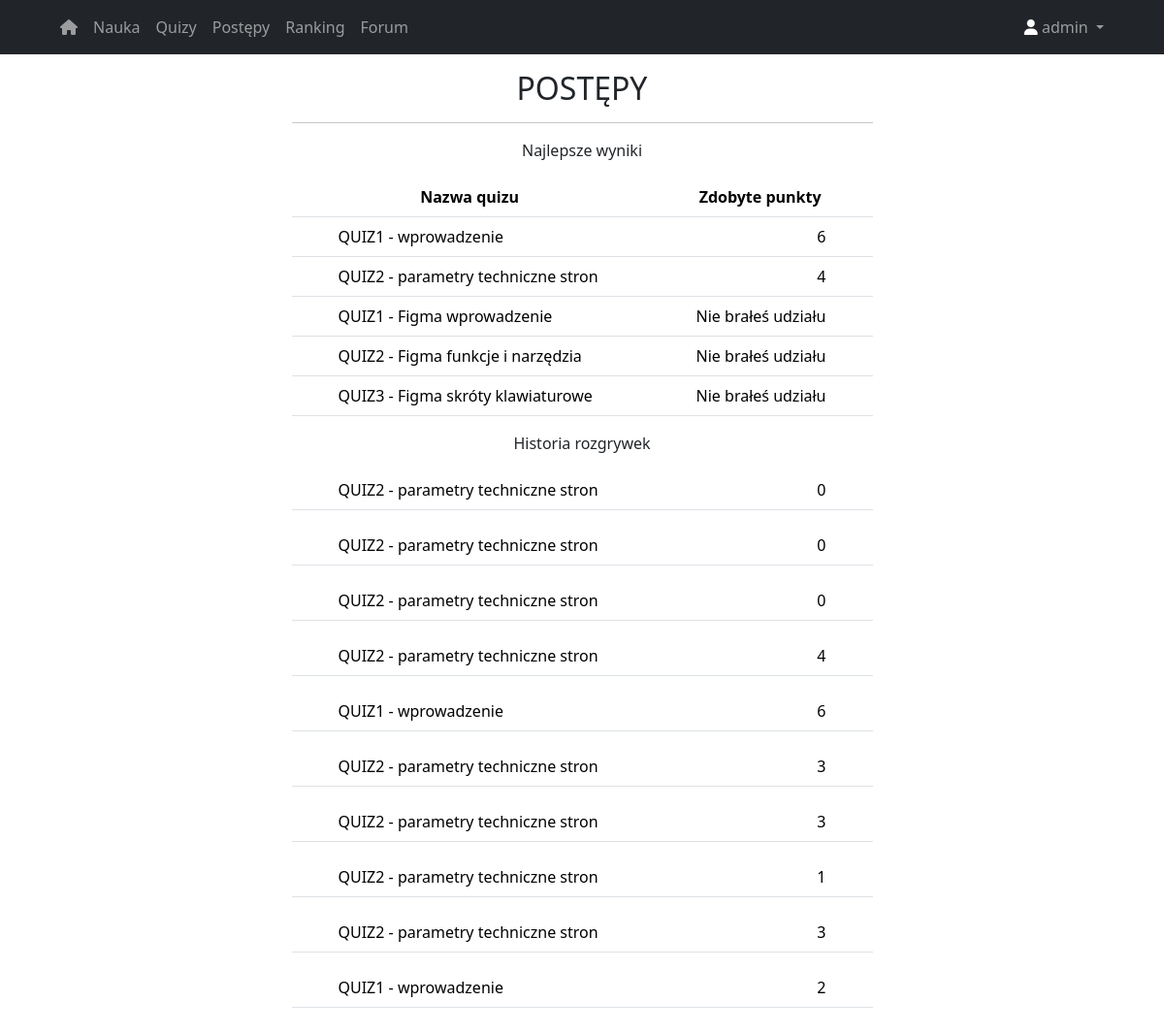
Page /progress (signed in) on the committed database.
### website/models.py (models this page shows)
class User(db.Model, UserMixin):
    id = db.Column(db.Integer, primary_key=True)
    email = db.Column(db.String(150), unique = True, nullable=False)
    password = db.Column(db.String(150), nullable=False)
    first_name = db.Column(db.String(150), unique=True, nullable=False)
    points = db.relationship('Points')
    notes = db.relationship('Note')
    ranks = db.relationship('Rank')

class Points(db.Model):
    id = db.Column(db.Integer, primary_key=True)
    data = db.Column(db.String(100))
    points=db.Column(db.Integer)
    user_id = db.Column(db.Integer, db.ForeignKey('user.id'))

### website/auth.py (the view)
@auth.route('/progress')
@login_required
def progress():
    CU_name=current_user.first_name
    x=None
    tt1=Points.query.filter_by(data='QUIZ1 - wprowadzenie').join(User).filter_by(first_name=CU_name).order_by(Points.points.desc()).first() ###tutaj skopiować
    if (tt1==x):###
        tt1='Nie brałeś udziału'###
    else:###
        tt1=tt1.points###
    tt2=Points.query.filter_by(data='QUIZ2 - parametry techniczne stron').join(User).filter_by(first_name=CU_name).order_by(Points.points.desc()).first()
    if (tt2==x):
        tt2='Nie brałeś udziału'
    else:
        tt2=tt2.points
    tt3 = Points.query.filter_by(data='QUIZ1 - Figma wprowadzenie').join(User).filter_by(
        first_name=CU_name).order_by(Points.points.desc()).first()
    if (tt3 == x):
        tt3 = 'Nie brałeś udziału'
    else:
        tt3 = tt3.points
    tt4 = Points.query.filter_by(data='QUIZ2 - Figma funkcje i narzędzia').join(User).filter_by(
        first_name=CU_name).order_by(Points.points.desc()).first()
    if (tt4 == x):
        tt4 = 'Nie brałeś udziału'
    else:
        tt4 = tt4.points
    tt5 = Points.query.filter_by(data='QUIZ3 - Figma skróty klawiaturowe').join(User).filter_by(
        first_name=CU_name).order_by(Points.points.desc()).first()
    if (tt5 == x):
        tt5 = 'Nie brałeś udziału'
    else:
        tt5 = tt5.points
    lista_braku_udzialu_INT=[]
    lista_braku_udzialu=[tt1,tt2,tt3,tt4,tt5] ###tutaj zmienić
    for i in range(len(lista_braku_udzialu)):
        if lista_braku_udzialu[i] == 'Nie brałeś udziału':
            lista_braku_udzialu[i] = 0
    for element in lista_braku_udzialu:
        lista_braku_udzialu_INT.append(int(element))
    suma = sum(lista_braku_udzialu_INT)
    if Rank.query.filter_by(name=CU_name).first()==None:
        new_rank = Rank(name=current_user.first_name, rank_points=suma)  # Provide the user_id
        db.session.add(new_rank)
        db.session.commit()
    else:
        Rank.query.filter_by(name=CU_name).update({Rank.rank_points: suma})
        db.session.commit()
    return render_template('progress.html',tt1=tt1,tt2=tt2,tt3=tt3,tt4=tt4,tt5=tt5, user=current_user)###tutaj pododawać

### website/__init__.py (called while the page is built)
def create_app():
    app = Flask(__name__)
    app.config['SECRET_KEY'] = 'hjshjhdjah kjshkjdhjs'
    app.config['SQLALCHEMY_DATABASE_URI'] = f'sqlite:///{DB_NAME}'
    db.init_app(app)
    from .auth import auth
    app.register_blueprint(auth, url_prefix='/')
    from .models import User
    with app.app_context():
        db.create_all()
    login_manager = LoginManager()
    login_manager.login_view = 'auth.login'
    login_manager.init_app(app)
    @login_manager.user_loader
    def load_user(id):
        return User.query.get(int(id))
    return app

### website/auth.py (called while the page is built)
@auth.before_request
def restrict_access_to_auth_routes():
    if current_user.is_authenticated and request.endpoint in ['auth.login', 'auth.sign_up']:
        return redirect(url_for('auth.mainPage'))

### website/templates/progress.html (shortened to what this page needs)
{% extends 'base.html' %}
{% block content %}
		<main>
        <div class="row align-items-center text-center">
            <div class="mx-auto col-10 col-md-8 col-lg-7">
                <h2 class="text-center">POSTĘPY</h2><hr>
            <p>Najlepsze wyniki</p>
            <table class="table table-striped">
                <thead>
                <tr>
                    <th scope="col">Nazwa quizu</th>
                    <th scope="col">Zdobyte punkty</th>
                </tr>
                    <tr>
                        <td class="text-start px-5">QUIZ1 - wprowadzenie</td>
                        <td class="text-end px-5">{{tt1}}</td>
                    </tr>
                    <tr>
                        <td class="text-start px-5">QUIZ2 - parametry techniczne stron</td>
                        <td class="text-end px-5">{{tt2}}</td>
                    </tr>
                <tr>
                        <td class="text-start px-5">QUIZ1 - Figma wprowadzenie</td>
                        <td class="text-end px-5">{{tt3}}</td>
                    </tr>
                <tr>
                        <td class="text-start px-5">QUIZ2 - Figma funkcje i narzędzia</td>
                        <td class="text-end px-5">{{tt4}}</td>
                    </tr>
                <tr>
                        <td class="text-start px-5">QUIZ3 - Figma skróty klawiaturowe</td>
                        <td class="text-end px-5">{{tt5}}</td>
                    </tr>
            </table>
            <p>Historia rozgrywek</p>
        <div class="table-responsive">
            {% for points in user.points|reverse %}
                        {% if loop.index <= 10 %}
                <table class="table">
                    <thead>
                        <tr>
                            <td class="text-start px-5">{{ points.data }}</td>
                            <td class="text-end px-5">{{ points.points }}</td>
                        </tr>
                </table>
                {%  endif %}
            {% endfor %}
        </div>
            </div>
        </div>
        </main>
{% endblock %}

### website/templates/base.html (shortened to what this page needs)
<!DOCTYPE html>
<html lang="en">
	<head>
     <link
            href="https://cdn.jsdelivr.net/npm/bootstrap@5.3.1/dist/css/bootstrap.min.css"
            rel="stylesheet"
 />
    <link
			rel="stylesheet"
			href=" {{ url_for('static', filename='style.css') }}"/>
</head>
<body>
        <nav class="navbar navbar-expand-lg navbar-dark bg-dark">
            <div class="nav-item container d-flex justify-content-between">
                <div class="container-fluid">
                    <div class="collapse navbar-collapse" id="navbarSupportedContent">
                        <ul class="navbar-nav me-auto mb-2 mb-lg-0">
							{% if user.is_authenticated %}
                            <li class="nav-item">
                                <a class="nav-link" href="/20_marcinek/licencjat/mainPage"><i class="fa-sharp fa-solid fa-house"></i></a>
                            </li>
                            <li class="nav-item">
                                <a class="nav-link" href="/20_marcinek/licencjat/course">Nauka</a>
                            </li>
                            <li class="nav-item">
                                <a class="nav-link" href="/20_marcinek/licencjat/quizy">Quizy</a>
                            </li>
                            <li class="nav-item">
                                <a class="nav-link" href="/20_marcinek/licencjat/progress">Postępy</a>
                            </li>
                                <li class="nav-item">
                                <a class="nav-link" href="/20_marcinek/licencjat/rank">Ranking</a>
                            </li>
                                <li class="nav-item">
                                <a class="nav-link" href="/20_marcinek/licencjat/forum">Forum</a>
                            </li>
							{% endif %}
                        </ul>
                        <div class="d-flex">
                            <ul class="navbar-nav me-auto mb-2 mb-lg-0">
                                <li class="nav-item dropdown">
									{% if user.is_authenticated %}
                                    <a
                                        class="nav-link dropdown-toggle"
                                        href="#"
                                        role="button"
                                        data-bs-toggle="dropdown"
                                        aria-expanded="false"><i class="fa-sharp fa-solid fa-user" style="color: #ffffff;"></i>
                                        {{current_user.first_name}}
                                    </a>
								{% endif %}
                                </li>
                            </ul>
                        </div>
                    </div>
                </div>
            </div>
        </nav>
        <div class="container-xl py-3 px-5">
  {% block content %}{% endblock %}
        </div>
	</body>
</html>

### rows in the picture
User: first_name "admin"
Points: data "QUIZ2 - parametry techniczne stron", points "0"
Points: data "QUIZ2 - parametry techniczne stron", points "0"
Points: data "QUIZ2 - parametry techniczne stron", points "0"
Points: data "QUIZ2 - parametry techniczne stron", points "4"
Points: data "QUIZ1 - wprowadzenie", points "6"
Points: data "QUIZ2 - parametry techniczne stron", points "3"
Points: data "QUIZ2 - parametry techniczne stron", points "3"
Points: data "QUIZ2 - parametry techniczne stron", points "1"
Points: data "QUIZ2 - parametry techniczne stron", points "3"
Points: data "QUIZ1 - wprowadzenie", points "2"

### other values in the picture
{{ tt1 }} "6"
{{ tt2 }} "4"
{{ tt3 }} "Nie brałeś udziału"
{{ tt4 }} "Nie brałeś udziału"
{{ tt5 }} "Nie brałeś udziału"
